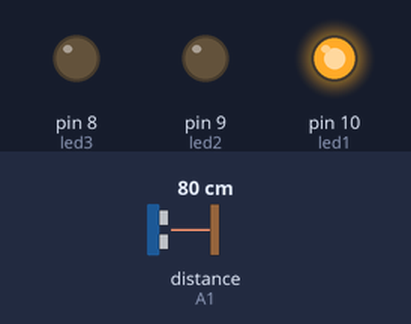
A sketch run on a simulated Arduino Uno, built with avr-gcc and run on an emulated ATmega328P. On the bench: output pins drawn as LEDs (lit = HIGH). The inputs (shaded band) are chosen by the test bench; at power-on: distance to the obstacle (sensor on A1) 80 cm. The echo pulse lasts 58.3 µs per cm.

Above: at 1.2 s.
1.3 s: distance to the obstacle (sensor on A1) set to 23 cm
2.8 s: distance to the obstacle (sensor on A1) set to 18 cm
At 4.0 s:
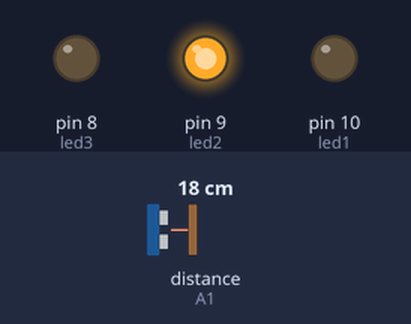
4.3 s: distance to the obstacle (sensor on A1) set to 12 cm
5.8 s: distance to the obstacle (sensor on A1) set to 9 cm
At 6.9 s:
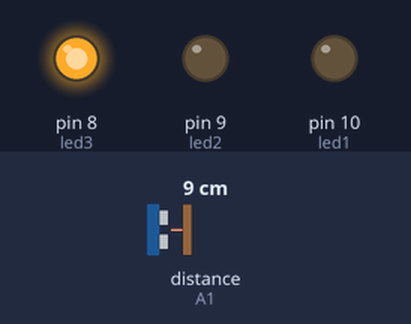
7.3 s: distance to the obstacle (sensor on A1) set to 35 cm
At 8.5 s:
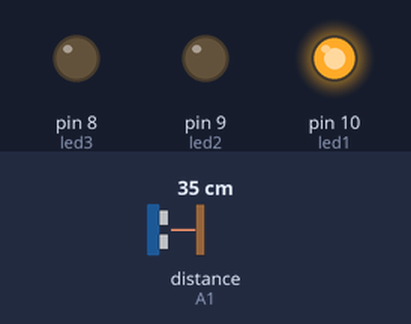
8.8 s: distance to the obstacle (sensor on A1) set to 2 cm
At 9.8 s:
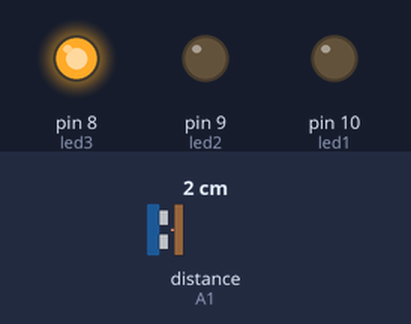
Timing chart, 0 to 11.3 s (numbered marks = the images above; inputs shaded):
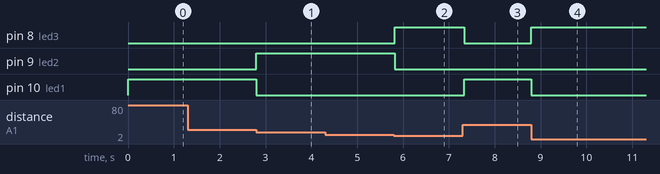

Measured:
- the behaviour switches between 21 and 20 cm on distance to the obstacle (sensor on A1) (found by bisection; images 0 and 1)
- the behaviour switches between 11 and 10 cm on distance to the obstacle (sensor on A1) (found by bisection; images 1 and 2)
- after the input at 1.3 s, every drawn part: stays the same
- after the input at 2.8 s, pin 9 (led2): LOW → HIGH at once; pin 10 (led1): HIGH → LOW at once
- after the input at 4.3 s, every drawn part: stays the same
- after the input at 5.8 s, pin 8 (led3): LOW → HIGH at once; pin 9 (led2): HIGH → LOW at once
- after the input at 7.3 s, pin 8 (led3): HIGH → LOW at once; pin 10 (led1): LOW → HIGH at once
- after the input at 8.8 s, pin 8 (led3): LOW → HIGH at once; pin 10 (led1): HIGH → LOW at once

The sketch:

fabricioLCDUltrassonic.ino
```cpp
#include <Ultrasonic.h>

#define pino_trigger A0
#define pino_echo A1
#define led1 10
#define led2 9
#define led3 8
Ultrasonic ultrasonic(pino_trigger, pino_echo);

void setup() {
  // put your setup code here, to run once:
  //Serial.begin(9600);
  pinMode(led1, OUTPUT);
  pinMode(led2, OUTPUT);
  pinMode(led3, OUTPUT);
  //pinMode(13, OUTPUT);
}

void loop() {
  // put your main code here, to run repeatedly:
  float cmMsec;
  long microsec = ultrasonic.timing();
  cmMsec = ultrasonic.convert(microsec, Ultrasonic::CM);

  if(cmMsec>20){
    digitalWrite(led1, HIGH);
    digitalWrite(led2, LOW);
    digitalWrite(led3, LOW);
  }
  else if(cmMsec<=20 && cmMsec>10){
    digitalWrite(led1, LOW);
    digitalWrite(led2, HIGH);
    digitalWrite(led3, LOW);
    //digitalWrite(13, HIGH);
    //tone(13, 262, 300);
    delay(300);
  }
  else if(cmMsec<=10){
    digitalWrite(led1, LOW);
    digitalWrite(led2, LOW);
    digitalWrite(led3, HIGH);
    //digitalWrite(13, HIGH);
    //
    //tone(13, 262, 100);
    delay(100);
  }
  /*Serial.print("Distancia em cm: ");
  Serial.println(cmMsec);
  delay(100);*/
}
```
